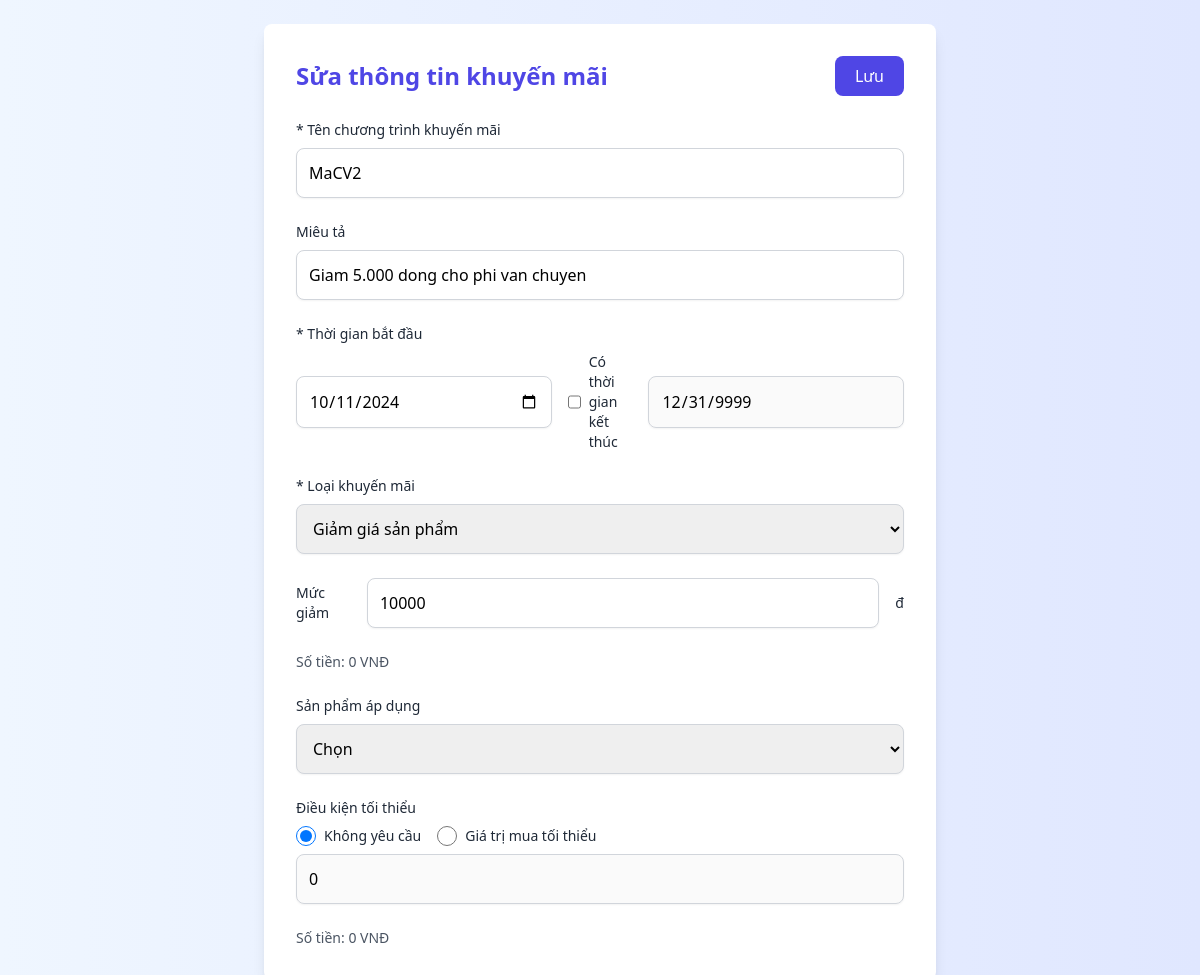
/KhuyenMai/editKM/1, run on the app's committed database.
### tables this page shows
CREATE TABLE `tbl_khuyenmai` (
  `ID` int(11) NOT NULL,
  `tenKM` varchar(255) NOT NULL,
  `moTa` varchar(255) NOT NULL,
  `ngayTao` date NOT NULL,
  `ngayKetThuc` date NOT NULL,
  `loaiKM` varchar(255) NOT NULL,
  `dieuKien` float NOT NULL,
  `soLanSuDung` int(11) NOT NULL,
  `mucGiam` float NOT NULL,
  `danhMucID` int(11) NOT NULL
);

### mvc/core/Controller.php (called while the page is built, shortened)
<?php
    class Controller{
        public function view($view, $data=[]){
            require_once "./mvc/views/".$view.".php";
        }
    }
?>

### mvc/controllers/KhuyenMai.php (called while the page is built, shortened)
<?php
class KhuyenMai extends Controller
{
    function editKM($id_KM)
    {
        $khuyenmaimodel = $this->model("KhuyenMaiModel");
        $this->view("Admin/frmSuaKhuyenMai", [
            "KM" => $khuyenmaimodel->showEdit($id_KM),
            "danhmuc" => $khuyenmaimodel->getTenDM()
        ]);
    }
}

### mvc/core/App.php (called while the page is built, shortened)
<?php
class App{
    protected $action="SayHi";
    function __construct(){
        $arr = $this->UrlProcess();
        if( file_exists("./mvc/controllers/".$arr[0].".php") ){
            unset($arr[0]);
        }
        $this->controller = new $this->controller;
        if(isset($arr[1])){
            if( method_exists( $this->controller , $arr[1]) ){
                $this->action = $arr[1];
            }
            unset($arr[1]);
        }
        $this->params = $arr?array_values($arr):[];
        call_user_func_array([$this->controller, $this->action], $this->params );
    }
    function UrlProcess(){
        if( isset($_GET["url"]) ){
            return explode("/", filter_var(trim($_GET["url"], "/")));
        }
    }
}
?>

### index.php (called while the page is built, shortened)
<?php
    $myApp = new App();
?>

### mvc/core/DB.php (called while the page is built, shortened)
<?php
    class DB{
        protected $servername = "localhost";
        protected $username = "root";
        protected $password = "";
        function __construct(){
            $this->con = mysqli_connect($this->servername, $this->username, $this->password);
        }
    }
?>

### mvc/models/KhuyenMaiModel.php (called while the page is built, shortened)
<?php
class KhuyenMaiModel extends DB
{
    public function showEdit($id_KM)
    {
        $sql = "SELECT * FROM tbl_khuyenmai WHERE ID = '" . $id_KM . "'";
        return $result = mysqli_query($this->con, $sql);
    }
}

### mvc/views/Admin/frmSuaKhuyenMai.php (the view, shortened to what this page needs)
<html>
<head>
    <script src="https://cdn.tailwindcss.com"></script>
    <link rel="stylesheet" href="https://cdnjs.cloudflare.com/ajax/libs/font-awesome/5.15.3/css/all.min.css">
</head>
<form method="post">
    <?php
    $tenKM = "";
    $moTa = "";
    $ngayTao = "";
    $ngayKetThuc = "";
    $dieuKien = "";
    $mucGiam = "";
    if (mysqli_num_rows($data["KM"]) > 0) {
        while ($row = mysqli_fetch_assoc($data["KM"])) {
            $tenKM = $row["tenKM"];
            $moTa = $row["moTa"];
            $ngayTao = $row["ngayTao"];
            $ngayKetThuc = $row["ngayKetThuc"];
            $dieuKien = $row["dieuKien"];
            $mucGiam = $row["mucGiam"];
        }
    } else {
        echo "Khong co ban ghi";
    }
    ?>
    <body class="bg-gradient-to-r from-blue-50 to-indigo-100 p-6">
        <div class="max-w-2xl mx-auto bg-white p-8 rounded-lg shadow-lg transform transition duration-300 hover:shadow-2xl">
            <div class="flex justify-between items-center mb-6">
                <h2 class="text-2xl font-bold text-indigo-600">Sửa thông tin khuyến mãi</h2>
                <button class="bg-indigo-600 hover:bg-indigo-700 text-white px-5 py-2 rounded-lg transition duration-200 ease-in-out" class="btn-submit" name="btnsubmit" onclick="submitForm()">Lưu</button>
            </div>
            <div class="space-y-6">
                <div>
                    <label class="block text-sm font-medium text-gray-800">* Tên chương trình khuyến mãi</label>
                    <input type="text" name="tenKM" value="<?php echo $tenKM ?>" class="mt-2 block w-full border border-gray-300 rounded-lg shadow-sm p-3 focus:ring-indigo-500 focus:border-indigo-500 transition duration-150 ease-in-out">
                </div>
                <div>
                    <label class="block text-sm font-medium text-gray-800">Miêu tả</label>
                    <input type="text" name="moTa" value="<?php echo $moTa ?>" class="mt-2 block w-full border border-gray-300 rounded-lg shadow-sm p-3 focus:ring-indigo-500 focus:border-indigo-500 transition duration-150 ease-in-out">
                </div>
                <div>
                    <label class="block text-sm font-medium text-gray-800">* Thời gian bắt đầu</label>
                    <div class="flex items-center space-x-4 mt-2">
                        <input type="date" name="ngayTao" value="<?php echo $ngayTao ?>" class="block w-full border border-gray-300 rounded-lg shadow-sm p-3 focus:ring-indigo-500 focus:border-indigo-500 transition duration-150 ease-in-out">
                        <div class="flex items-center space-x-2">
                            <input id="hasEndDate" type="checkbox" class="form-checkbox h-5 w-5 text-indigo-600 rounded focus:ring-indigo-500 transition duration-150 ease-in-out" onclick="toggleEndDate()">
                            <label class="text-sm font-medium text-gray-800">Có thời gian kết thúc</label>
                        </div>
                        <input id="endDate" name="ngayKetThuc" value="<?php echo $ngayKetThuc ?>" type="date" class="block w-full border border-gray-300 rounded-lg shadow-sm p-3 focus:ring-indigo-500 focus:border-indigo-500 transition duration-150 ease-in-out" value="---" disabled>
                    </div>
                </div>
                <div>
                    <label class="block text-sm font-medium text-gray-800">* Loại khuyến mãi</label>
                    <div class="relative mt-2">
                        <select name="loaiKM" class="block w-full border border-gray-300 rounded-lg shadow-sm p-3 focus:ring-indigo-500 focus:border-indigo-500 transition duration-150 ease-in-out">
                            <option value="Giảm giá sản phẩm">Giảm giá sản phẩm</option>
                        </select>
                    </div>
                </div>
                <div class="flex items-center space-x-4">
                    <label class="block text-sm font-medium text-gray-800">Mức giảm</label>
                    <input type="number" id="discountInput" name="mucGiam" value="<?php echo $mucGiam ?>" class="block w-full border border-gray-300 rounded-lg shadow-sm p-3 focus:ring-indigo-500 focus:border-indigo-500 transition duration-150 ease-in-out" value="0" oninput="updateDiscountVNĐ()">
                    <span class="text-sm font-medium text-gray-800">đ</span>
                </div>
                <div>
                    <p id="discountDisplay" class="text-sm text-gray-600 mt-2">Số tiền: 0 VNĐ</p>
                </div>
                <div>
                    <label class="block text-sm font-medium text-gray-800">Sản phẩm áp dụng</label>
                    <div class="relative mt-2">
                        <select name="danhMucID" class="block w-full border border-gray-300 rounded-lg shadow-sm p-3 focus:ring-indigo-500 focus:border-indigo-500 transition duration-150 ease-in-out">
                            <option>Chọn</option>
                        </select>
                    </div>
                </div>
                <div>
                    <label class="block text-sm font-medium text-gray-800">Điều kiện tối thiểu</label>
                    <div class="flex items-center space-x-4 mt-2">
                        <label class="flex items-center">
                            <input type="radio" name="condition_type" value="0" class="form-radio h-5 w-5 text-indigo-600 transition duration-150 ease-in-out" checked onclick="updateConditionValue(0)">
                            <span class="ml-2 text-sm font-medium text-gray-800">Không yêu cầu</span>
                        </label>
                        <label class="flex items-center">
                            <input type="radio" name="condition_type" value="discount" class="form-radio h-5 w-5 text-indigo-600 transition duration-150 ease-in-out" onclick="updateConditionValue('discount')">
                            <span class="ml-2 text-sm font-medium text-gray-800">Giá trị mua tối thiểu</span>
                        </label>
                    </div>
                    <input type="number" id="conditionInput" name="dieuKien" value="<?php echo $dieuKien ?>" class="mt-2 block w-full border border-gray-300 rounded-lg shadow-sm p-3 focus:ring-indigo-500 focus:border-indigo-500 transition duration-150 ease-in-out" disabled>
                </div>
                <div>
                    <p id="conditionDisplay" class="text-sm text-gray-600 mt-2">Số tiền: 0 VNĐ</p>
                </div>
            </div>
        </div>
    </body>
</form>
</html>

### data on the page
tbl_khuyenmai: tenKM "MaCV2", moTa "Giam 5.000 dong cho phi van chuyen", ngayTao "10/11/2024", ngayKetThuc "12/31/9999", mucGiam "10000", dieuKien "0"
